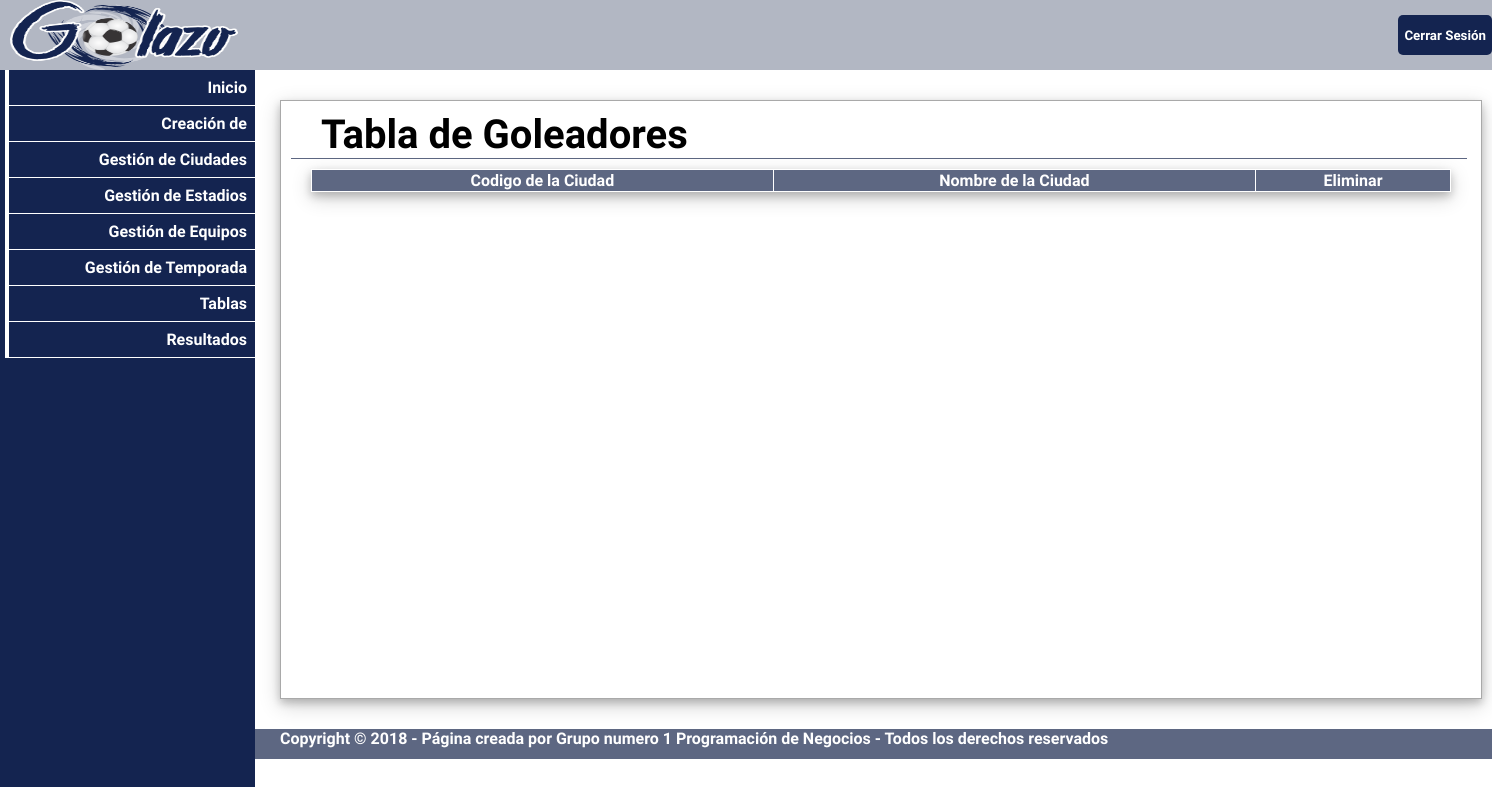
/php/tabla_goleadores.php, run on an earlier commit of the app's database.
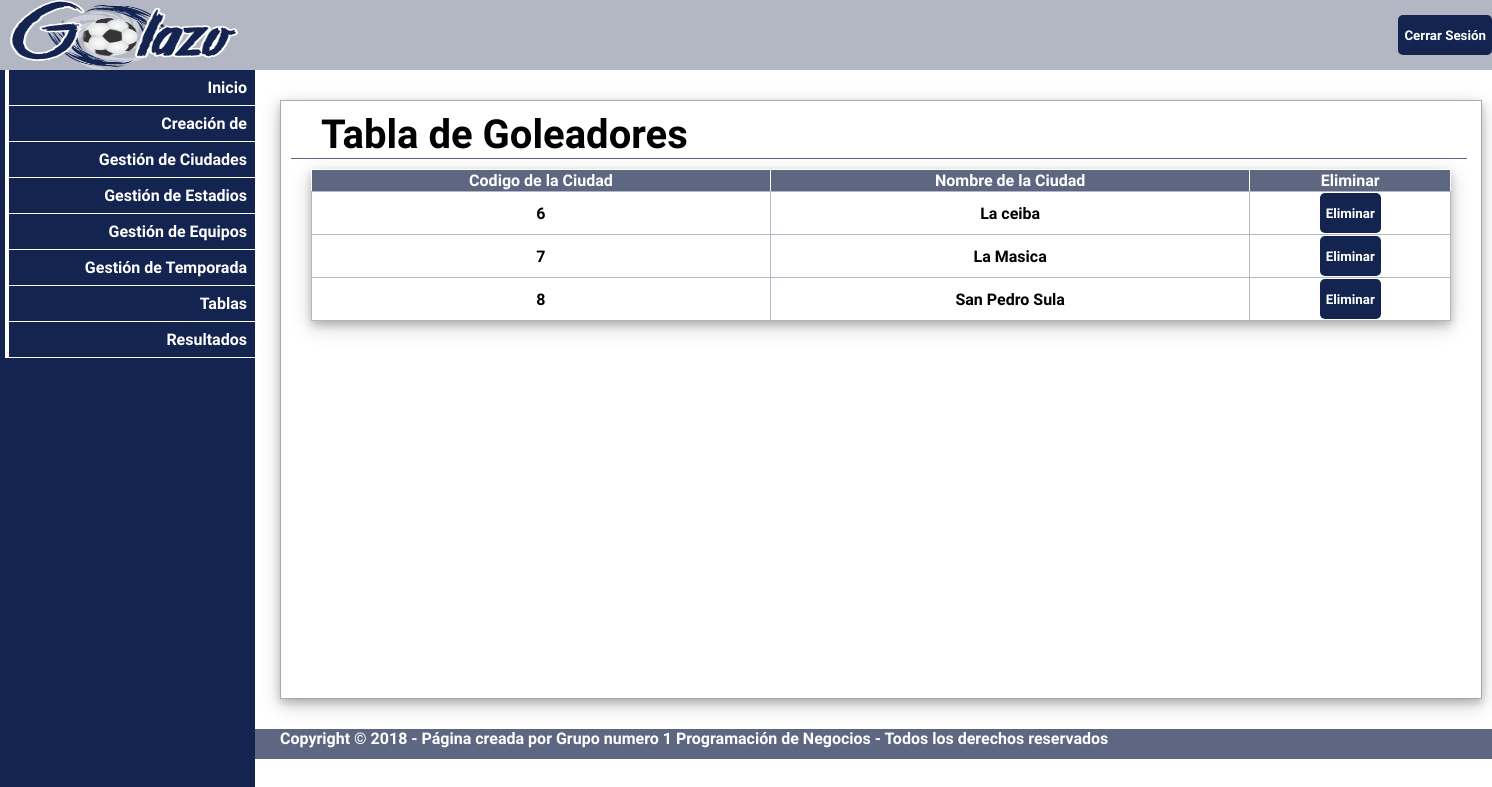
And on a later commit of the database.
### tables this page shows
CREATE TABLE `ciudad` (
  `id_ciudad` int(11) NOT NULL AUTO_INCREMENT,
  `nom_ciudad` varchar(45) NOT NULL,
  PRIMARY KEY (`id_ciudad`)
);

### php/tabla_goleadores.php (the view, shortened to what this page needs)
<?php
require_once '../conexion.php';
$ciudades = $pdo->query("Select * "
    ." from ciudad", PDO::FETCH_ASSOC);
?>
<!DOCTYPE html>
<html lang="en">
<head>
    <link rel="stylesheet" href="../css/estilos.css">
</head>
<body>
<header class="encabezado">
    <img src="../img/golazo.png" alt="" class="logo">
    <input type="submit" value="Cerrar Sesión" onclick=" location = 'NuevaCiudad.php'" class="cerrar">
</header>
<section class="workspace">
    <nav class="navbar">
        <ul id="barra">
            <li><a href="../inicio.php"> Inicio</a></li>
            <li><a href="#"> Creación de </a>
            </li>
            <li><a href="ciudad.php"> Gestión de Ciudades </a></li>
            <li><a href="estadio.php"> Gestión de Estadios </a></li>
            <li><a href="equipos.php"> Gestión de Equipos </a></li>
            <li><a href="temporada.php"> Gestión de Temporada </a></li>
            <li><a href="#"> Tablas</a>
            </li>
            <li><a href="resultados.php"> Resultados </a></li>
        </ul>
    </nav>
    <section class="contenedor">
        <div class="general">
            <h1>Tabla de Goleadores</h1>
        </div>
        <table border="1">
            <thead>
            <tr>
                <th>Codigo de la Ciudad</th>
                <th>Nombre de la Ciudad</th>
                <th>Eliminar</th>
            </tr>
            </thead>
            <tbody>
            <?php foreach ($ciudades as $ciudad): ?>
                <tr>
                    <td><?php echo $ciudad['id_ciudad']?></td>
                    <td><?php echo $ciudad['nom_ciudad']?></td>
                    <td><input type="submit" value="Eliminar" onclick=" location = 'detalle_ciudad.php?codigo=<?php echo $ciudad['id_ciudad']?> &operacion=eliminar'"></td>
                </tr>
            <?php endforeach;?>
            </tbody>
        </table>
    </section>
</section>
<footer class="pie">
    <p>Copyright &copy; 2018 - Página creada por Grupo numero 1 Programación de Negocios - Todos los derechos reservados</p>
</footer>
</body>
</html>

What changed in the data, as far as the page shows it:
added ciudad: id_ciudad "6", nom_ciudad "La ceiba"
added ciudad: id_ciudad "7", nom_ciudad "La Masica"
added ciudad: id_ciudad "8", nom_ciudad "San Pedro Sula"
